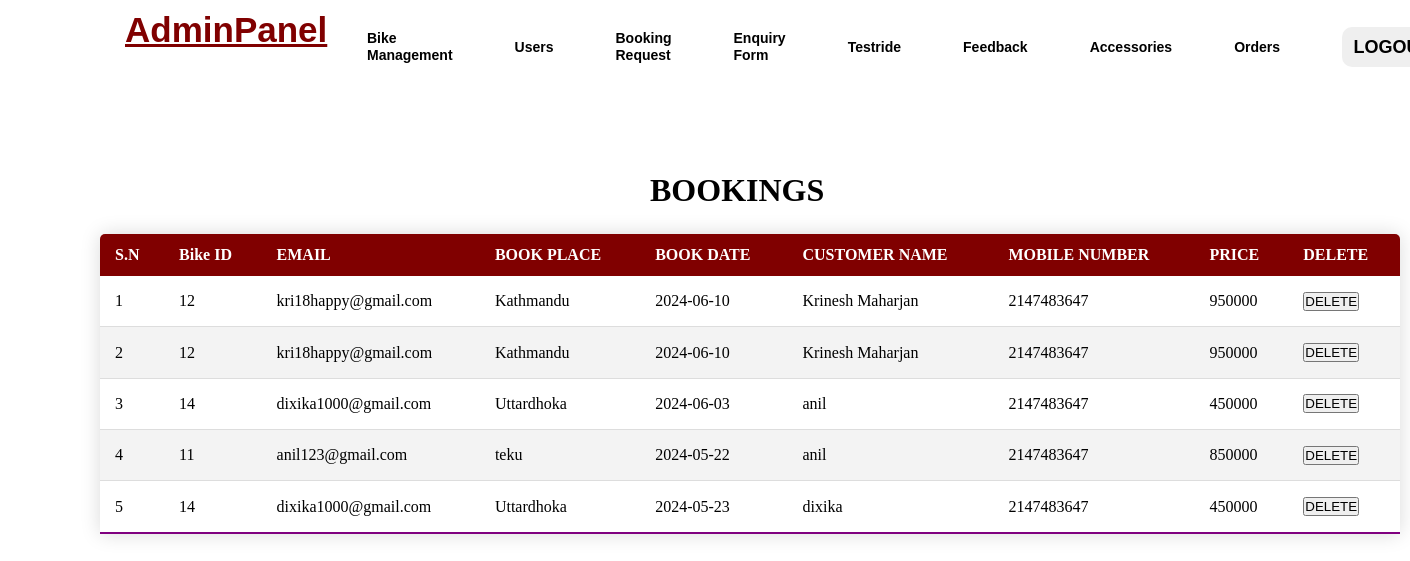
The page /admin/book.php (signed in) on the database its author committed.
### tables this page shows
CREATE TABLE `bookjawa` (
  `BookID` int(10) NOT NULL,
  `BikeID` int(11) NOT NULL,
  `Email` varchar(255) NOT NULL,
  `BookPlace` varchar(255) NOT NULL,
  `BookDate` date NOT NULL,
  `Customer_Name` varchar(100) NOT NULL,
  `Mobile_Number` int(11) NOT NULL,
  `Price` int(11) NOT NULL,
  `BookStatus` varchar(255) NOT NULL DEFAULT 'Pending'
);

### admin/book.php (the view, shortened to what this page needs)
<?php
include('../config/constant.php');
?>
<!DOCTYPE html>
<html lang="en">
<head>
</head>
<body>
    <?php
    $query="SELECT * from bookjawa ORDER BY BookID DESC";
    $queryy=mysqli_query($conn,$query);
    ?>
    <div class="background">
        <div class="navbar">
            <div class="icon">
                <h2 class="logo"><a href="admin_menu.php" style="color: maroon;">AdminPanel</a></h2>
            </div>
            <div class="menu">
                <?php include("menu.php");?>
            </div>
        </div>
    </div>
    <div>
        <h1 class="header">BOOKINGS</h1>
        <div>
            <div>
                <table class="content-table">
                    <thead>
                        <tr>
                            <th>S.N</th>
                            <th>Bike ID</th>
                            <th>EMAIL</th>
                            <th>BOOK PLACE</th>
                            <th>BOOK DATE</th>
                            <th>CUSTOMER NAME</th>
                            <th>MOBILE NUMBER</th>
                            <th>PRICE</th>
                            <th>DELETE</th>
                        </tr>
                    </thead>
                    <tbody>
                        <?php
                $sn=1;
                while($res=mysqli_fetch_array($queryy)){
                ?>
                        <tr class="active-row">
                            <td><?php echo $sn++; ?></td>
                            <td><?php echo $res['BikeID'];?></php>
                            </td>
                            <td><?php echo $res['Email'];?></php>
                            </td>
                            <td><?php echo $res['BookPlace'];?></php>
                            </td>
                            <td><?php echo $res['BookDate'];?></php>
                            </td>
                            <td><?php echo $res['Customer_Name'];?></php>
                            </td>
                            <td><?php echo $res['Mobile_Number'];?></php>
                            </td>
                            <td><?php echo $res['Price'];?></php>
                            </td>
                            <td> <button type="submit" class="but" name="action"><a
                                        href="deleteBooking.php?id=<?php echo $res['BookID']?>">DELETE</a></button>
                            </td>
                        </tr>
                        <?php } ?>
                    </tbody>
                </table>
            </div>
        </div>
    </div>
</body>
</html>

### admin/book.php (style rules this page uses)
* { margin: 0; padding: 0; }
.background { width: 100%; background-position: center; background-size: cover; height: 109vh; animation: infiniteScrollBg 50s linear infinite; }
.navbar { width: 1200px; height: 75px; margin: auto; }
.icon { width: 200px; float: left; height: 70px; }
.logo { color: maroon; font-size: 35px; font-family: Arial; padding-left: 20px; float: left; padding-top: 10px; }
.menu { width: 400px; float: left; height: 70px; }
.content-table { border-collapse: collapse; font-size: 1em; border-radius: 5px 5px 0 0; overflow: hidden; box-shadow: 0 0 20px rgba(0, 0, 0, 0.15); margin-left: 100px; margin-top: 25px; width: 1300px; height: 300px; }
.content-table thead tr { background-color: maroon; color: white; text-align: left; }
.content-table th, .content-table td { padding: 12px 15px; }
.content-table tbody tr { border-bottom: 1px solid #dddddd; }
.content-table tbody tr:nth-of-type(even) { background-color: #f3f3f3; }
.content-table tbody tr:last-of-type { border-bottom: 2px solid purple; }
.header { margin-top: -700px; margin-left: 650px; }
.but a { text-decoration: none; color: black; }

### rows shown on the page
bookjawa: BikeID "12", Email "kri18happy@gmail.com", BookPlace "Kathmandu", BookDate "2024-06-10", Customer_Name "Krinesh Maharjan", Mobile_Number "2147483647", Price "950000"
bookjawa: BikeID "12", Email "kri18happy@gmail.com", BookPlace "Kathmandu", BookDate "2024-06-10", Customer_Name "Krinesh Maharjan", Mobile_Number "2147483647", Price "950000"
bookjawa: BikeID "14", Email "dixika1000@gmail.com", BookPlace "Uttardhoka", BookDate "2024-06-03", Customer_Name "anil", Mobile_Number "2147483647", Price "450000"
bookjawa: BikeID "11", Email "anil123@gmail.com", BookPlace "teku", BookDate "2024-05-22", Customer_Name "anil", Mobile_Number "2147483647", Price "850000"
bookjawa: BikeID "14", Email "dixika1000@gmail.com", BookPlace "Uttardhoka", BookDate "2024-05-23", Customer_Name "dixika", Mobile_Number "2147483647", Price "450000"
